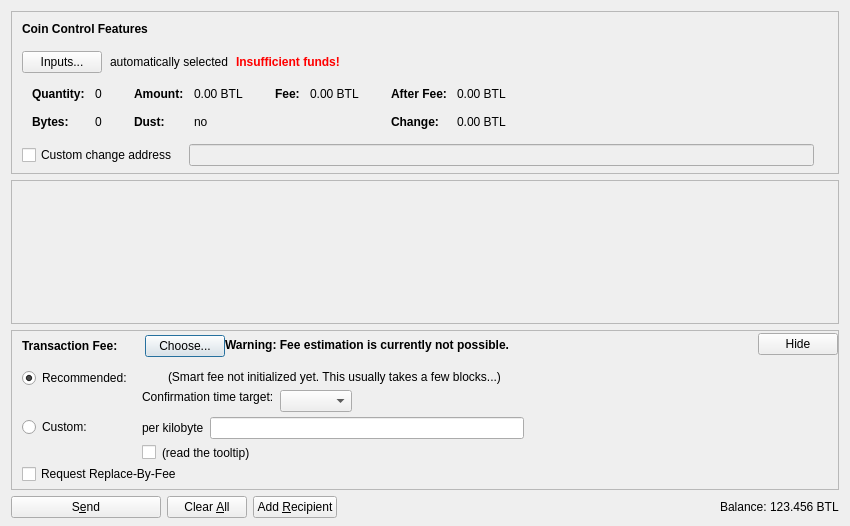
<?xml version="1.0" encoding="UTF-8"?>
<ui version="4.0">
 <class>SendCoinsDialog</class>
 <widget class="QDialog" name="SendCoinsDialog">
  <property name="geometry">
   <rect>
    <x>0</x>
    <y>0</y>
    <width>850</width>
    <height>526</height>
   </rect>
  </property>
  <property name="windowTitle">
   <string>Send Coins</string>
  </property>
  <layout class="QVBoxLayout" name="verticalLayout" stretch="0,1,0,0">
   <property name="bottomMargin">
    <number>8</number>
   </property>
   <item>
    <widget class="QFrame" name="frameCoinControl">
     <property name="sizePolicy">
      <sizepolicy hsizetype="Expanding" vsizetype="Expanding">
       <horstretch>0</horstretch>
       <verstretch>0</verstretch>
      </sizepolicy>
     </property>
     <property name="maximumSize">
      <size>
       <width>16777215</width>
       <height>16777215</height>
      </size>
     </property>
     <property name="frameShape">
      <enum>QFrame::StyledPanel</enum>
     </property>
     <property name="frameShadow">
      <enum>QFrame::Sunken</enum>
     </property>
     <layout class="QVBoxLayout" name="verticalLayoutCoinControl2">
      <property name="spacing">
       <number>0</number>
      </property>
      <property name="leftMargin">
       <number>0</number>
      </property>
      <property name="topMargin">
       <number>0</number>
      </property>
      <property name="rightMargin">
       <number>0</number>
      </property>
      <property name="bottomMargin">
       <number>6</number>
      </property>
      <item>
       <layout class="QVBoxLayout" name="verticalLayoutCoinControl" stretch="0,0,0,0,1">
        <property name="spacing">
         <number>0</number>
        </property>
        <property name="leftMargin">
         <number>10</number>
        </property>
        <property name="topMargin">
         <number>10</number>
        </property>
        <item>
         <layout class="QHBoxLayout" name="horizontalLayoutCoinControl1">
          <property name="bottomMargin">
           <number>15</number>
          </property>
          <item>
           <widget class="QLabel" name="labelCoinControlFeatures">
            <property name="sizePolicy">
             <sizepolicy hsizetype="Preferred" vsizetype="Maximum">
              <horstretch>0</horstretch>
              <verstretch>0</verstretch>
             </sizepolicy>
            </property>
            <property name="font">
             <font>
              <weight>75</weight>
              <bold>true</bold>
             </font>
            </property>
            <property name="styleSheet">
             <string notr="true">font-weight:bold;</string>
            </property>
            <property name="text">
             <string>Coin Control Features</string>
            </property>
           </widget>
          </item>
         </layout>
        </item>
        <item>
         <layout class="QHBoxLayout" name="horizontalLayoutCoinControl2" stretch="0,0,0,0">
          <property name="spacing">
           <number>8</number>
          </property>
          <property name="bottomMargin">
           <number>10</number>
          </property>
          <item>
           <widget class="QPushButton" name="pushButtonCoinControl">
            <property name="styleSheet">
             <string notr="true"/>
            </property>
            <property name="text">
             <string>Inputs...</string>
            </property>
            <property name="autoDefault">
             <bool>false</bool>
            </property>
           </widget>
          </item>
          <item>
           <widget class="QLabel" name="labelCoinControlAutomaticallySelected">
            <property name="text">
             <string>automatically selected</string>
            </property>
            <property name="margin">
             <number>5</number>
            </property>
           </widget>
          </item>
          <item>
           <widget class="QLabel" name="labelCoinControlInsuffFunds">
            <property name="font">
             <font>
              <weight>75</weight>
              <bold>true</bold>
             </font>
            </property>
            <property name="styleSheet">
             <string notr="true">color:red;font-weight:bold;</string>
            </property>
            <property name="text">
             <string>Insufficient funds!</string>
            </property>
            <property name="margin">
             <number>5</number>
            </property>
           </widget>
          </item>
          <item>
           <spacer name="horizontalSpacerCoinControl">
            <property name="orientation">
             <enum>Qt::Horizontal</enum>
            </property>
            <property name="sizeHint" stdset="0">
             <size>
              <width>40</width>
              <height>1</height>
             </size>
            </property>
           </spacer>
          </item>
         </layout>
        </item>
        <item>
         <widget class="QWidget" name="widgetCoinControl" native="true">
          <property name="sizePolicy">
           <sizepolicy hsizetype="Preferred" vsizetype="Preferred">
            <horstretch>0</horstretch>
            <verstretch>0</verstretch>
           </sizepolicy>
          </property>
          <property name="minimumSize">
           <size>
            <width>0</width>
            <height>0</height>
           </size>
          </property>
          <property name="styleSheet">
           <string notr="true"/>
          </property>
          <layout class="QHBoxLayout" name="horizontalLayoutCoinControl5">
           <property name="leftMargin">
            <number>0</number>
           </property>
           <property name="topMargin">
            <number>0</number>
           </property>
           <property name="rightMargin">
            <number>0</number>
           </property>
           <property name="bottomMargin">
            <number>0</number>
           </property>
           <item>
            <layout class="QHBoxLayout" name="horizontalLayoutCoinControl3" stretch="0,0,0,1">
             <property name="spacing">
              <number>20</number>
             </property>
             <property name="topMargin">
              <number>0</number>
             </property>
             <property name="bottomMargin">
              <number>10</number>
             </property>
             <item>
              <layout class="QFormLayout" name="formLayoutCoinControl1">
               <property name="horizontalSpacing">
                <number>10</number>
               </property>
               <property name="verticalSpacing">
                <number>14</number>
               </property>
               <property name="leftMargin">
                <number>10</number>
               </property>
               <property name="topMargin">
                <number>4</number>
               </property>
               <property name="rightMargin">
                <number>6</number>
               </property>
               <item row="0" column="0">
                <widget class="QLabel" name="labelCoinControlQuantityText">
                 <property name="font">
                  <font>
                   <weight>75</weight>
                   <bold>true</bold>
                  </font>
                 </property>
                 <property name="text">
                  <string>Quantity:</string>
                 </property>
                 <property name="margin">
                  <number>0</number>
                 </property>
                </widget>
               </item>
               <item row="0" column="1">
                <widget class="QLabel" name="labelCoinControlQuantity">
                 <property name="cursor">
                  <cursorShape>IBeamCursor</cursorShape>
                 </property>
                 <property name="contextMenuPolicy">
                  <enum>Qt::ActionsContextMenu</enum>
                 </property>
                 <property name="text">
                  <string notr="true">0</string>
                 </property>
                 <property name="margin">
                  <number>0</number>
                 </property>
                 <property name="textInteractionFlags">
                  <set>Qt::LinksAccessibleByMouse|Qt::TextSelectableByKeyboard|Qt::TextSelectableByMouse</set>
                 </property>
                </widget>
               </item>
               <item row="1" column="0">
                <widget class="QLabel" name="labelCoinControlBytesText">
                 <property name="font">
                  <font>
                   <weight>75</weight>
                   <bold>true</bold>
                  </font>
                 </property>
                 <property name="text">
                  <string>Bytes:</string>
                 </property>
                </widget>
               </item>
               <item row="1" column="1">
                <widget class="QLabel" name="labelCoinControlBytes">
                 <property name="cursor">
                  <cursorShape>IBeamCursor</cursorShape>
                 </property>
                 <property name="contextMenuPolicy">
                  <enum>Qt::ActionsContextMenu</enum>
                 </property>
                 <property name="text">
                  <string notr="true">0</string>
                 </property>
                 <property name="textInteractionFlags">
                  <set>Qt::LinksAccessibleByMouse|Qt::TextSelectableByKeyboard|Qt::TextSelectableByMouse</set>
                 </property>
                </widget>
               </item>
              </layout>
             </item>
             <item>
              <layout class="QFormLayout" name="formLayoutCoinControl2">
               <property name="horizontalSpacing">
                <number>10</number>
               </property>
               <property name="verticalSpacing">
                <number>14</number>
               </property>
               <property name="leftMargin">
                <number>6</number>
               </property>
               <property name="topMargin">
                <number>4</number>
               </property>
               <property name="rightMargin">
                <number>6</number>
               </property>
               <item row="0" column="0">
                <widget class="QLabel" name="labelCoinControlAmountText">
                 <property name="font">
                  <font>
                   <weight>75</weight>
                   <bold>true</bold>
                  </font>
                 </property>
                 <property name="text">
                  <string>Amount:</string>
                 </property>
                 <property name="margin">
                  <number>0</number>
                 </property>
                </widget>
               </item>
               <item row="0" column="1">
                <widget class="QLabel" name="labelCoinControlAmount">
                 <property name="cursor">
                  <cursorShape>IBeamCursor</cursorShape>
                 </property>
                 <property name="contextMenuPolicy">
                  <enum>Qt::ActionsContextMenu</enum>
                 </property>
                 <property name="text">
                  <string notr="true">0.00 BTL</string>
                 </property>
                 <property name="textInteractionFlags">
                  <set>Qt::LinksAccessibleByMouse|Qt::TextSelectableByKeyboard|Qt::TextSelectableByMouse</set>
                 </property>
                </widget>
               </item>
               <item row="1" column="0">
                <widget class="QLabel" name="labelCoinControlLowOutputText">
                 <property name="font">
                  <font>
                   <weight>75</weight>
                   <bold>true</bold>
                  </font>
                 </property>
                 <property name="text">
                  <string>Dust:</string>
                 </property>
                </widget>
               </item>
               <item row="1" column="1">
                <widget class="QLabel" name="labelCoinControlLowOutput">
                 <property name="cursor">
                  <cursorShape>IBeamCursor</cursorShape>
                 </property>
                 <property name="contextMenuPolicy">
                  <enum>Qt::ActionsContextMenu</enum>
                 </property>
                 <property name="text">
                  <string notr="true">no</string>
                 </property>
                 <property name="textInteractionFlags">
                  <set>Qt::LinksAccessibleByMouse|Qt::TextSelectableByKeyboard|Qt::TextSelectableByMouse</set>
                 </property>
                </widget>
               </item>
              </layout>
             </item>
             <item>
              <layout class="QFormLayout" name="formLayoutCoinControl3">
               <property name="horizontalSpacing">
                <number>10</number>
               </property>
               <property name="verticalSpacing">
                <number>14</number>
               </property>
               <property name="leftMargin">
                <number>6</number>
               </property>
               <property name="topMargin">
                <number>4</number>
               </property>
               <property name="rightMargin">
                <number>6</number>
               </property>
               <item row="0" column="0">
                <widget class="QLabel" name="labelCoinControlFeeText">
                 <property name="font">
                  <font>
                   <weight>75</weight>
                   <bold>true</bold>
                  </font>
                 </property>
                 <property name="text">
                  <string>Fee:</string>
                 </property>
                 <property name="margin">
                  <number>0</number>
                 </property>
                </widget>
               </item>
               <item row="0" column="1">
                <widget class="QLabel" name="labelCoinControlFee">
                 <property name="cursor">
                  <cursorShape>IBeamCursor</cursorShape>
                 </property>
                 <property name="contextMenuPolicy">
                  <enum>Qt::ActionsContextMenu</enum>
                 </property>
                 <property name="text">
                  <string notr="true">0.00 BTL</string>
                 </property>
                 <property name="textInteractionFlags">
                  <set>Qt::LinksAccessibleByMouse|Qt::TextSelectableByKeyboard|Qt::TextSelectableByMouse</set>
                 </property>
                </widget>
               </item>
              </layout>
             </item>
             <item>
              <layout class="QFormLayout" name="formLayoutCoinControl4">
               <property name="horizontalSpacing">
                <number>10</number>
               </property>
               <property name="verticalSpacing">
                <number>14</number>
               </property>
               <property name="leftMargin">
                <number>6</number>
               </property>
               <property name="topMargin">
                <number>4</number>
               </property>
               <property name="rightMargin">
                <number>6</number>
               </property>
               <item row="0" column="0">
                <widget class="QLabel" name="labelCoinControlAfterFeeText">
                 <property name="font">
                  <font>
                   <weight>75</weight>
                   <bold>true</bold>
                  </font>
                 </property>
                 <property name="text">
                  <string>After Fee:</string>
                 </property>
                 <property name="margin">
                  <number>0</number>
                 </property>
                </widget>
               </item>
               <item row="0" column="1">
                <widget class="QLabel" name="labelCoinControlAfterFee">
                 <property name="cursor">
                  <cursorShape>IBeamCursor</cursorShape>
                 </property>
                 <property name="contextMenuPolicy">
                  <enum>Qt::ActionsContextMenu</enum>
                 </property>
                 <property name="text">
                  <string notr="true">0.00 BTL</string>
                 </property>
                 <property name="textInteractionFlags">
                  <set>Qt::LinksAccessibleByMouse|Qt::TextSelectableByKeyboard|Qt::TextSelectableByMouse</set>
                 </property>
                </widget>
               </item>
               <item row="1" column="0">
                <widget class="QLabel" name="labelCoinControlChangeText">
                 <property name="font">
                  <font>
                   <weight>75</weight>
                   <bold>true</bold>
                  </font>
                 </property>
                 <property name="text">
                  <string>Change:</string>
                 </property>
                </widget>
               </item>
               <item row="1" column="1">
                <widget class="QLabel" name="labelCoinControlChange">
                 <property name="cursor">
                  <cursorShape>IBeamCursor</cursorShape>
                 </property>
                 <property name="contextMenuPolicy">
                  <enum>Qt::ActionsContextMenu</enum>
                 </property>
                 <property name="text">
                  <string notr="true">0.00 BTL</string>
                 </property>
                 <property name="textInteractionFlags">
                  <set>Qt::LinksAccessibleByMouse|Qt::TextSelectableByKeyboard|Qt::TextSelectableByMouse</set>
                 </property>
                </widget>
               </item>
              </layout>
             </item>
            </layout>
           </item>
          </layout>
         </widget>
        </item>
        <item>
         <layout class="QHBoxLayout" name="horizontalLayoutCoinControl4" stretch="0,0,0">
          <property name="spacing">
           <number>12</number>
          </property>
          <property name="sizeConstraint">
           <enum>QLayout::SetDefaultConstraint</enum>
          </property>
          <property name="topMargin">
           <number>5</number>
          </property>
          <property name="rightMargin">
           <number>5</number>
          </property>
          <item>
           <widget class="QCheckBox" name="checkBoxCoinControlChange">
            <property name="toolTip">
             <string>If this is activated, but the change address is empty or invalid, change will be sent to a newly generated address.</string>
            </property>
            <property name="text">
             <string>Custom change address</string>
            </property>
           </widget>
          </item>
          <item>
           <widget class="QValidatedLineEdit" name="lineEditCoinControlChange">
            <property name="enabled">
             <bool>false</bool>
            </property>
            <property name="sizePolicy">
             <sizepolicy hsizetype="Expanding" vsizetype="Fixed">
              <horstretch>0</horstretch>
              <verstretch>0</verstretch>
             </sizepolicy>
            </property>
           </widget>
          </item>
          <item>
           <widget class="QLabel" name="labelCoinControlChangeLabel">
            <property name="sizePolicy">
             <sizepolicy hsizetype="Preferred" vsizetype="Expanding">
              <horstretch>0</horstretch>
              <verstretch>0</verstretch>
             </sizepolicy>
            </property>
            <property name="minimumSize">
             <size>
              <width>0</width>
              <height>0</height>
             </size>
            </property>
            <property name="text">
             <string/>
            </property>
            <property name="margin">
             <number>3</number>
            </property>
           </widget>
          </item>
         </layout>
        </item>
        <item>
         <spacer name="verticalSpacerCoinControl">
          <property name="orientation">
           <enum>Qt::Vertical</enum>
          </property>
          <property name="sizeHint" stdset="0">
           <size>
            <width>800</width>
            <height>1</height>
           </size>
          </property>
         </spacer>
        </item>
       </layout>
      </item>
     </layout>
    </widget>
   </item>
   <item>
    <widget class="QScrollArea" name="scrollArea">
     <property name="widgetResizable">
      <bool>true</bool>
     </property>
     <widget class="QWidget" name="scrollAreaWidgetContents">
      <property name="geometry">
       <rect>
        <x>0</x>
        <y>0</y>
        <width>830</width>
        <height>104</height>
       </rect>
      </property>
      <layout class="QVBoxLayout" name="verticalLayout_2" stretch="0,1">
       <property name="leftMargin">
        <number>0</number>
       </property>
       <property name="topMargin">
        <number>0</number>
       </property>
       <property name="rightMargin">
        <number>0</number>
       </property>
       <property name="bottomMargin">
        <number>0</number>
       </property>
       <item>
        <layout class="QVBoxLayout" name="entries">
         <property name="spacing">
          <number>6</number>
         </property>
        </layout>
       </item>
       <item>
        <spacer name="verticalSpacer">
         <property name="orientation">
          <enum>Qt::Vertical</enum>
         </property>
         <property name="sizeHint" stdset="0">
          <size>
           <width>20</width>
           <height>40</height>
          </size>
         </property>
        </spacer>
       </item>
      </layout>
     </widget>
    </widget>
   </item>
   <item>
    <widget class="QFrame" name="frameFee">
     <property name="sizePolicy">
      <sizepolicy hsizetype="Expanding" vsizetype="Expanding">
       <horstretch>0</horstretch>
       <verstretch>0</verstretch>
      </sizepolicy>
     </property>
     <property name="maximumSize">
      <size>
       <width>16777215</width>
       <height>16777215</height>
      </size>
     </property>
     <property name="frameShape">
      <enum>QFrame::StyledPanel</enum>
     </property>
     <property name="frameShadow">
      <enum>QFrame::Sunken</enum>
     </property>
     <layout class="QVBoxLayout" name="verticalLayoutFee1">
      <property name="spacing">
       <number>0</number>
      </property>
      <property name="leftMargin">
       <number>0</number>
      </property>
      <property name="topMargin">
       <number>0</number>
      </property>
      <property name="rightMargin">
       <number>0</number>
      </property>
      <property name="bottomMargin">
       <number>0</number>
      </property>
      <item>
       <layout class="QVBoxLayout" name="verticalLayoutFee2" stretch="0,0,0">
        <property name="spacing">
         <number>0</number>
        </property>
        <property name="leftMargin">
         <number>10</number>
        </property>
        <property name="topMargin">
         <number>0</number>
        </property>
        <item>
         <layout class="QHBoxLayout" name="horizontalLayoutFee1">
          <property name="bottomMargin">
           <number>0</number>
          </property>
          <item>
           <layout class="QVBoxLayout" name="verticalLayoutFee7">
            <property name="spacing">
             <number>0</number>
            </property>
            <item>
             <spacer name="verticalSpacerSmartFee">
              <property name="orientation">
               <enum>Qt::Vertical</enum>
              </property>
              <property name="sizeType">
               <enum>QSizePolicy::Fixed</enum>
              </property>
              <property name="sizeHint" stdset="0">
               <size>
                <width>1</width>
                <height>4</height>
               </size>
              </property>
             </spacer>
            </item>
            <item>
             <layout class="QHBoxLayout" name="horizontalLayoutSmartFee">
              <property name="spacing">
               <number>10</number>
              </property>
              <item>
               <widget class="QLabel" name="labelFeeHeadline">
                <property name="sizePolicy">
                 <sizepolicy hsizetype="Preferred" vsizetype="Maximum">
                  <horstretch>0</horstretch>
                  <verstretch>0</verstretch>
                 </sizepolicy>
                </property>
                <property name="font">
                 <font>
                  <weight>75</weight>
                  <bold>true</bold>
                 </font>
                </property>
                <property name="styleSheet">
                 <string notr="true">font-weight:bold;</string>
                </property>
                <property name="text">
                 <string>Transaction Fee:</string>
                </property>
               </widget>
              </item>
              <item>
               <widget class="QLabel" name="labelFeeMinimized">
                <property name="text">
                 <string/>
                </property>
               </widget>
              </item>
              <item>
               <widget class="QPushButton" name="buttonChooseFee">
                <property name="text">
                 <string>Choose...</string>
                </property>
               </widget>
              </item>
             </layout>
            </item>
            <item>
             <spacer name="verticalSpacer_5">
              <property name="orientation">
               <enum>Qt::Vertical</enum>
              </property>
              <property name="sizeHint" stdset="0">
               <size>
                <width>1</width>
                <height>1</height>
               </size>
              </property>
             </spacer>
            </item>
           </layout>
          </item>
          <item>
           <widget class="QLabel" name="fallbackFeeWarningLabel">
            <property name="toolTip">
             <string>Using the fallbackfee can result in sending a transaction that will take several hours or days (or never) to confirm. Consider choosing your fee manually or wait until you have validated the complete chain.</string>
            </property>
            <property name="font">
            <font>
                <weight>75</weight>
                <bold>true</bold>
            </font>
            </property>
            <property name="text">
             <string>Warning: Fee estimation is currently not possible.</string>
            </property>
            <property name="wordWrap">
             <bool>false</bool>
            </property>
           </widget>
          </item>
          <item>
           <spacer name="horizontalSpacer_4">
            <property name="orientation">
             <enum>Qt::Horizontal</enum>
            </property>
            <property name="sizeType">
             <enum>QSizePolicy::MinimumExpanding</enum>
            </property>
            <property name="sizeHint" stdset="0">
             <size>
              <width>40</width>
              <height>20</height>
             </size>
            </property>
           </spacer>
          </item>
          <item>
           <widget class="QPushButton" name="buttonMinimizeFee">
            <property name="toolTip">
             <string>collapse fee-settings</string>
            </property>
            <property name="text">
             <string>Hide</string>
            </property>
           </widget>
          </item>
         </layout>
        </item>
        <item>
         <widget class="QFrame" name="frameFeeSelection">
          <layout class="QVBoxLayout" name="verticalLayoutFee12">
           <property name="spacing">
            <number>0</number>
           </property>
           <property name="leftMargin">
            <number>0</number>
           </property>
           <property name="topMargin">
            <number>0</number>
           </property>
           <property name="rightMargin">
            <number>0</number>
           </property>
           <property name="bottomMargin">
            <number>0</number>
           </property>
           <item>
            <layout class="QGridLayout" name="gridLayoutFee">
             <property name="topMargin">
              <number>10</number>
             </property>
             <property name="bottomMargin">
              <number>4</number>
             </property>
             <property name="horizontalSpacing">
              <number>10</number>
             </property>
             <property name="verticalSpacing">
              <number>4</number>
             </property>
             <item row="1" column="1">
              <layout class="QVBoxLayout" name="verticalLayoutFee8">
               <property name="spacing">
                <number>6</number>
               </property>
               <item>
                <layout class="QHBoxLayout" name="horizontalLayoutFee13">
                 <item>
                  <widget class="QLabel" name="labelCustomPerKilobyte">
                   <property name="toolTip">
                    <string>If the custom fee is set to 1000 satoshis and the transaction is only 250 bytes, then &quot;per kilobyte&quot; only pays 250 satoshis in fee, while &quot;total at least&quot; pays 1000 satoshis. For transactions bigger than a kilobyte both pay by kilobyte.</string>
                   </property>
                   <property name="text">
                    <string>per kilobyte</string>
                   </property>
                  </widget>
                 </item>
                 <item>
                  <widget class="BitcoinLamboAmountField" name="customFee"/>
                 </item>
                 <item>
                  <spacer name="horizontalSpacer_6">
                   <property name="orientation">
                    <enum>Qt::Horizontal</enum>
                   </property>
                   <property name="sizeHint" stdset="0">
                    <size>
                     <width>1</width>
                     <height>1</height>
                    </size>
                   </property>
                  </spacer>
                 </item>
                </layout>
               </item>
               <item>
                <layout class="QHBoxLayout" name="horizontalLayoutFee8">
                 <item>
                  <widget class="QCheckBox" name="checkBoxMinimumFee">
                   <property name="toolTip">
                    <string>Paying only the minimum fee is just fine as long as there is less transaction volume than space in the blocks. But be aware that this can end up in a never confirming transaction once there is more demand for bitcoinlambo transactions than the network can process.</string>
                   </property>
                   <property name="text">
                    <string/>
                   </property>
                  </widget>
                 </item>
                 <item>
                  <widget class="QLabel" name="labelMinFeeWarning">
                   <property name="enabled">
                    <bool>true</bool>
                   </property>
                   <property name="toolTip">
                    <string>Paying only the minimum fee is just fine as long as there is less transaction volume than space in the blocks. But be aware that this can end up in a never confirming transaction once there is more demand for bitcoinlambo transactions than the network can process.</string>
                   </property>
                   <property name="text">
                    <string>(read the tooltip)</string>
                   </property>
                   <property name="margin">
                    <number>5</number>
                   </property>
                  </widget>
                 </item>
                 <item>
                  <spacer name="horizontalSpacer_2">
                   <property name="orientation">
                    <enum>Qt::Horizontal</enum>
                   </property>
                   <property name="sizeHint" stdset="0">
                    <size>
                     <width>1</width>
                     <height>1</height>
                    </size>
                   </property>
                  </spacer>
                 </item>
                </layout>
               </item>
              </layout>
             </item>
             <item row="0" column="0">
              <layout class="QVBoxLayout" name="verticalLayoutFee4" stretch="0,1">
               <item>
                <widget class="QRadioButton" name="radioSmartFee">
                 <property name="text">
                  <string>Recommended:</string>
                 </property>
                 <property name="checked">
                  <bool>true</bool>
                 </property>
                 <attribute name="buttonGroup">
                  <string notr="true">groupFee</string>
                 </attribute>
                </widget>
               </item>
               <item>
                <spacer name="verticalSpacer_2">
                 <property name="orientation">
                  <enum>Qt::Vertical</enum>
                 </property>
                 <property name="sizeHint" stdset="0">
                  <size>
                   <width>1</width>
                   <height>1</height>
                  </size>
                 </property>
                </spacer>
               </item>
              </layout>
             </item>
             <item row="1" column="0">
              <layout class="QVBoxLayout" name="verticalLayoutFee9" stretch="0,1">
               <item>
                <widget class="QRadioButton" name="radioCustomFee">
                 <property name="text">
                  <string>Custom:</string>
                 </property>
                 <attribute name="buttonGroup">
                  <string notr="true">groupFee</string>
                 </attribute>
                </widget>
               </item>
               <item>
                <spacer name="verticalSpacer_6">
                 <property name="orientation">
                  <enum>Qt::Vertical</enum>
                 </property>
                 <property name="sizeHint" stdset="0">
                  <size>
                   <width>1</width>
                   <height>1</height>
                  </size>
                 </property>
                </spacer>
               </item>
              </layout>
             </item>
             <item row="0" column="1">
              <layout class="QVBoxLayout" name="verticalLayoutFee3" stretch="0,0,1">
               <property name="spacing">
                <number>6</number>
               </property>
               <property name="topMargin">
                <number>2</number>
               </property>
               <item>
                <layout class="QHBoxLayout" name="horizontalLayoutFee12">
                 <item>
                  <widget class="QLabel" name="labelSmartFee">
                   <property name="text">
                    <string/>
                   </property>
                   <property name="margin">
                    <number>2</number>
                   </property>
                  </widget>
                 </item>
                 <item>
                  <widget class="QLabel" name="labelFeeEstimation">
                   <property name="text">
                    <string/>
                   </property>
                  </widget>
                 </item>
                 <item>
                  <widget class="QLabel" name="labelSmartFee2">
                   <property name="text">
                    <string>(Smart fee not initialized yet. This usually takes a few blocks...)</string>
                   </property>
                   <property name="margin">
                    <number>2</number>
                   </property>
                  </widget>
                 </item>
                 <item>
                  <spacer name="horizontalSpacer_5">
                   <property name="orientation">
                    <enum>Qt::Horizontal</enum>
                   </property>
                   <property name="sizeHint" stdset="0">
                    <size>
                     <width>1</width>
                     <height>1</height>
                    </size>
                   </property>
                  </spacer>
                 </item>
                </layout>
               </item>
               <item>
                <layout class="QHBoxLayout" name="horizontalLayoutFee9">
                 <item>
                  <layout class="QVBoxLayout" name="verticalLayoutFee6">
                   <item>
                    <widget class="QLabel" name="labelSmartFee3">
                     <property name="text">
                      <string>Confirmation time target:</string>
                     </property>
                     <property name="margin">
                      <number>2</number>
                     </property>
                    </widget>
                   </item>
                   <item>
                    <spacer name="verticalSpacer_3">
                     <property name="orientation">
                      <enum>Qt::Vertical</enum>
                     </property>
                     <property name="sizeHint" stdset="0">
                      <size>
                       <width>1</width>
                       <height>1</height>
                      </size>
                     </property>
                    </spacer>
                   </item>
                  </layout>
                 </item>
                 <item>
                  <layout class="QVBoxLayout" name="verticalLayoutFee5">
                   <property name="rightMargin">
                    <number>30</number>
                   </property>
                   <item>
                    <layout class="QHBoxLayout" name="horizontalLayoutConfTarget">
                     <property name="bottomMargin">
                      <number>0</number>
                     </property>
                     <item>
                      <widget class="QComboBox" name="confTargetSelector"/>
                     </item>
                     <item>
                      <spacer name="horizontalSpacerConfTarget">
                       <property name="orientation">
                        <enum>Qt::Horizontal</enum>
                       </property>
                       <property name="sizeHint" stdset="0">
                        <size>
                         <width>40</width>
                         <height>20</height>
                        </size>
                       </property>
                      </spacer>
                     </item>
                    </layout>
                   </item>
                  </layout>
                 </item>
                </layout>
               </item>
               <item>
                <spacer name="verticalSpacer_4">
                 <property name="orientation">
                  <enum>Qt::Vertical</enum>
                 </property>
                 <property name="sizeHint" stdset="0">
                  <size>
                   <width>1</width>
                   <height>1</height>
                  </size>
                 </property>
                </spacer>
               </item>
              </layout>
             </item>
            </layout>
           </item>
           <item>
            <widget class="QCheckBox" name="optInRBF">
             <property name="text">
              <string>Request Replace-By-Fee</string>
             </property>
             <property name="toolTip">
              <string>Indicates that the sender may wish to replace this transaction with a new one paying higher fees (prior to being confirmed).</string>
             </property>
            </widget>
           </item>
          </layout>
         </widget>
        </item>
        <item>
         <spacer name="verticalSpacerFee">
          <property name="orientation">
           <enum>Qt::Vertical</enum>
          </property>
          <property name="sizeHint" stdset="0">
           <size>
            <width>40</width>
            <height>5</height>
           </size>
          </property>
         </spacer>
        </item>
       </layout>
      </item>
     </layout>
    </widget>
   </item>
   <item>
    <layout class="QHBoxLayout" name="horizontalLayout">
     <item>
      <widget class="QPushButton" name="sendButton">
       <property name="minimumSize">
        <size>
         <width>150</width>
         <height>0</height>
        </size>
       </property>
       <property name="toolTip">
        <string>Confirm the send action</string>
       </property>
       <property name="text">
        <string>S&amp;end</string>
       </property>
       <property name="icon">
        <iconset resource="../bitcoinlambo.qrc">
         <normaloff>:/icons/send</normaloff>:/icons/send</iconset>
       </property>
       <property name="autoDefault">
        <bool>false</bool>
       </property>
       <property name="default">
        <bool>false</bool>
       </property>
      </widget>
     </item>
     <item>
      <widget class="QPushButton" name="clearButton">
       <property name="sizePolicy">
        <sizepolicy hsizetype="Minimum" vsizetype="Fixed">
         <horstretch>0</horstretch>
         <verstretch>0</verstretch>
        </sizepolicy>
       </property>
       <property name="toolTip">
        <string>Clear all fields of the form.</string>
       </property>
       <property name="text">
        <string>Clear &amp;All</string>
       </property>
       <property name="icon">
        <iconset resource="../bitcoinlambo.qrc">
         <normaloff>:/icons/remove</normaloff>:/icons/remove</iconset>
       </property>
       <property name="autoDefault">
        <bool>false</bool>
       </property>
      </widget>
     </item>
     <item>
      <widget class="QPushButton" name="addButton">
       <property name="toolTip">
        <string>Send to multiple recipients at once</string>
       </property>
       <property name="text">
        <string>Add &amp;Recipient</string>
       </property>
       <property name="icon">
        <iconset resource="../bitcoinlambo.qrc">
         <normaloff>:/icons/add</normaloff>:/icons/add</iconset>
       </property>
       <property name="autoDefault">
        <bool>false</bool>
       </property>
      </widget>
     </item>
     <item>
      <spacer name="horizontalSpacer">
       <property name="orientation">
        <enum>Qt::Horizontal</enum>
       </property>
       <property name="sizeHint" stdset="0">
        <size>
         <width>40</width>
         <height>20</height>
        </size>
       </property>
      </spacer>
     </item>
     <item>
      <layout class="QHBoxLayout" name="horizontalLayout_2">
       <property name="spacing">
        <number>3</number>
       </property>
       <item>
        <widget class="QLabel" name="label">
         <property name="sizePolicy">
          <sizepolicy hsizetype="Preferred" vsizetype="Fixed">
           <horstretch>0</horstretch>
           <verstretch>0</verstretch>
          </sizepolicy>
         </property>
         <property name="text">
          <string>Balance:</string>
         </property>
        </widget>
       </item>
       <item>
        <widget class="QLabel" name="labelBalance">
         <property name="sizePolicy">
          <sizepolicy hsizetype="Preferred" vsizetype="Fixed">
           <horstretch>0</horstretch>
           <verstretch>0</verstretch>
          </sizepolicy>
         </property>
         <property name="cursor">
          <cursorShape>IBeamCursor</cursorShape>
         </property>
         <property name="text">
          <string notr="true">123.456 BTL</string>
         </property>
         <property name="textInteractionFlags">
          <set>Qt::LinksAccessibleByMouse|Qt::TextSelectableByKeyboard|Qt::TextSelectableByMouse</set>
         </property>
        </widget>
       </item>
      </layout>
     </item>
    </layout>
   </item>
  </layout>
 </widget>
 <customwidgets>
  <customwidget>
   <class>QValidatedLineEdit</class>
   <extends>QLineEdit</extends>
   <header>qvalidatedlineedit.h</header>
  </customwidget>
  <customwidget>
   <class>BitcoinLamboAmountField</class>
   <extends>QLineEdit</extends>
   <header>bitcoinlamboamountfield.h</header>
   <container>1</container>
  </customwidget>
 </customwidgets>
 <resources>
  <include location="../bitcoinlambo.qrc"/>
 </resources>
 <connections/>
 <buttongroups>
  <buttongroup name="groupFee"/>
 </buttongroups>
</ui>
